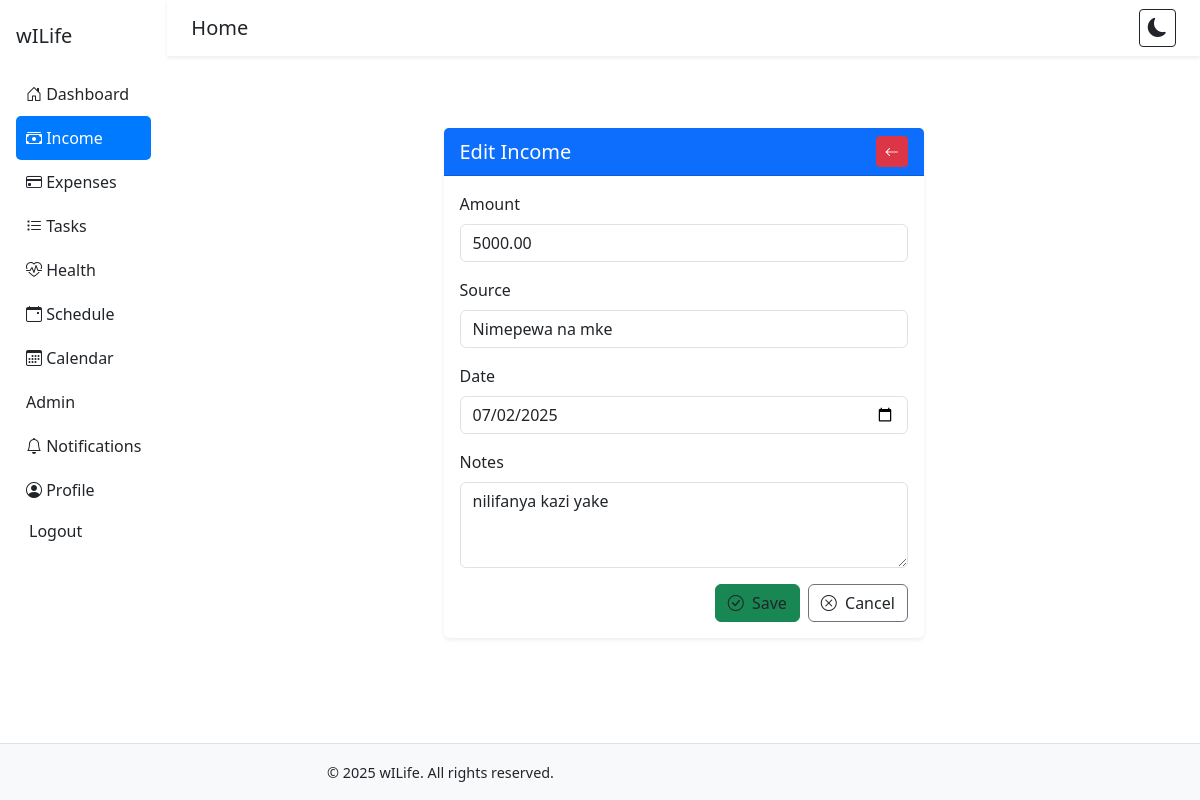
/income/2/edit/ (signed in), run on the app's committed database.
### core/models.py (models this page shows, shortened)
class Income(models.Model):
    user = models.ForeignKey(User, on_delete=models.CASCADE, related_name='incomes')
    amount = models.DecimalField(max_digits=10, decimal_places=2)
    source = models.CharField(max_length=255)
    date = models.DateField()
    notes = models.TextField(blank=True, null=True)

### core/views.py (the view)
# urls.py: path('income/<int:pk>/edit/', views.income_update, name='income_update'),
@login_required
def income_update(request, pk):
    income = get_object_or_404(Income, pk=pk, user=request.user)
    if request.method == 'POST':
        form = IncomeForm(request.POST, instance=income)
        if form.is_valid():
            form.save()
            Notification.objects.create(
                user=request.user,
                message=f"Income updated: {income.source} - Tsh. {income.amount}"
            )
            messages.success(request, 'Income updated successfully.')
            return redirect('income_list')
    else:
        form = IncomeForm(instance=income)
    return render(request, 'income_form.html', {'form': form})

### core/forms.py
class IncomeForm(forms.ModelForm):
    class Meta:
        model = Income
        fields = ['amount', 'source', 'date', 'notes']
        widgets = {
            'amount': forms.NumberInput(attrs={'class': 'form-control', 'placeholder': 'Enter amount'}),
            'source': forms.TextInput(attrs={'class': 'form-control', 'placeholder': 'Source of income'}),
            'date': forms.DateInput(attrs={'type': 'date', 'class': 'form-control'}),
            'notes': forms.Textarea(attrs={'class': 'form-control', 'rows': 3, 'placeholder': 'Optional notes'}),
        }

### core/context_processors.py (called while the page is built)
def current_year(request):
    return {'year': datetime.now().year}

### core/templates/income_form.html (shortened to what this page needs)
{% extends 'base.html' %}
{% block content %}
<div class="container py-5">
  <div class="row justify-content-center">
    <div class="col-md-8 col-lg-6">
      <div class="card shadow-sm border-0">
        <div class="card-header bg-primary text-white d-flex justify-content-between align-items-center">
          <h5 class="mb-0">
            {{ form.instance.pk|yesno:"Edit Income,Add New Income" }}
          </h5>
          <a href="{% url 'income_list' %}" class="btn btn-sm btn-danger" title="Back to List">
            <i class="bi bi-arrow-left"></i>
          </a>
        </div>
        <div class="card-body">
          <form method="post" novalidate>
            <div class="mb-3">
              <label class="form-label">{{ form.amount.label }}</label>
              {{ form.amount }}
            </div>
            <div class="mb-3">
              <label class="form-label">{{ form.source.label }}</label>
              {{ form.source }}
            </div>
            <div class="mb-3">
              <label class="form-label">{{ form.date.label }}</label>
              {{ form.date }}
            </div>
            <div class="mb-3">
              <label class="form-label">{{ form.notes.label }}</label>
              {{ form.notes }}
            </div>
            <div class="d-flex justify-content-end">
              <button type="submit" class="btn btn-success me-2">
                <i class="bi bi-check-circle me-1"></i> Save
              </button>
              <a href="{% url 'income_list' %}" class="btn btn-outline-secondary">
                <i class="bi bi-x-circle me-1"></i> Cancel
              </a>
            </div>
          </form>
        </div>
      </div>
    </div>
  </div>
</div>
{% endblock %}

### core/templates/base.html (style rules this page uses)
body, .sidebar, .navbar, .container-fluid, .main-content { background-color: white !important; color: #212529 !important; }
.sidebar a, .navbar a, .btn, .navbar-brand { color: inherit; }

### data on the page
Income: instance.pk "Edit Income", amount "5000.00", source "Nimepewa na mke", date "07/02/2025", notes "nilifanya kazi yake"
